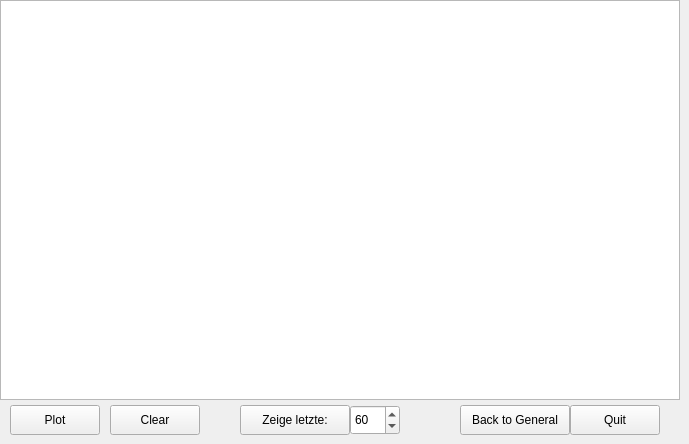
      <widget class="QWidget" name="pH">
       <attribute name="title">
        <string>pH</string>
       </attribute>
       <widget class="QPushButton" name="plotButtonSensor_3">
        <property name="geometry">
         <rect>
          <x>10</x>
          <y>405</y>
          <width>90</width>
          <height>30</height>
         </rect>
        </property>
        <property name="text">
         <string>Plot</string>
        </property>
       </widget>
       <widget class="QPushButton" name="quitButtonSensor_3">
        <property name="geometry">
         <rect>
          <x>570</x>
          <y>405</y>
          <width>90</width>
          <height>30</height>
         </rect>
        </property>
        <property name="text">
         <string>Quit</string>
        </property>
       </widget>
       <widget class="QPushButton" name="mainMenuButtonSensor_3">
        <property name="geometry">
         <rect>
          <x>460</x>
          <y>405</y>
          <width>110</width>
          <height>30</height>
         </rect>
        </property>
        <property name="text">
         <string>Back to General</string>
        </property>
       </widget>
       <widget class="QPushButton" name="clearButtonSensor_3">
        <property name="geometry">
         <rect>
          <x>110</x>
          <y>405</y>
          <width>90</width>
          <height>30</height>
         </rect>
        </property>
        <property name="text">
         <string>Clear</string>
        </property>
       </widget>
       <widget class="QSpinBox" name="spinBoxStaticValues_sensor_3">
        <property name="geometry">
         <rect>
          <x>350</x>
          <y>405</y>
          <width>50</width>
          <height>30</height>
         </rect>
        </property>
        <property name="value">
         <number>60</number>
        </property>
       </widget>
       <widget class="QPushButton" name="showStaticValues_sensor_3">
        <property name="geometry">
         <rect>
          <x>240</x>
          <y>405</y>
          <width>110</width>
          <height>30</height>
         </rect>
        </property>
        <property name="text">
         <string>Zeige letzte:</string>
        </property>
       </widget>
       <widget class="QChartView" name="lineGraph_ph">
        <property name="geometry">
         <rect>
          <x>0</x>
          <y>0</y>
          <width>680</width>
          <height>400</height>
         </rect>
        </property>
       </widget>
      </widget>
